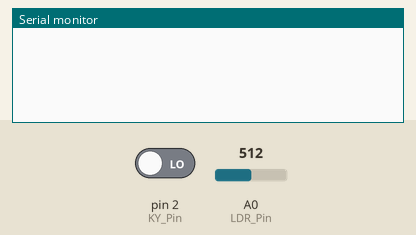
Simulated run of this sketch. Board: Arduino Uno, built with avr-gcc and run on an emulated ATmega328P. Parts: the last lines printed to the serial monitor. The test bench sets the inputs (shaded band); at power-on: pin 2 (KY_Pin) LOW, A0 (LDR_Pin) = 512.

Above: at 1.2 s.
1.3 s: pin 2 (KY_Pin) driven HIGH
At 2.4 s:
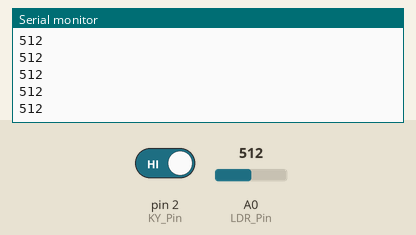
3.2 s: A0 (LDR_Pin) set to 716
At 4.3 s:
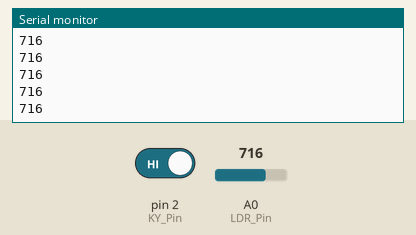
4.7 s: A0 (LDR_Pin) set to 900
At 5.8 s:
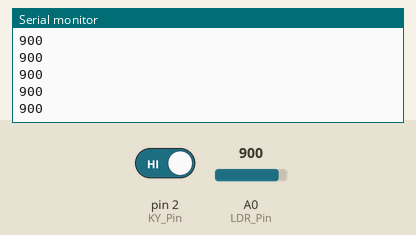
Timing chart, 0 to 7.7 s (numbered marks = the images above; inputs shaded):
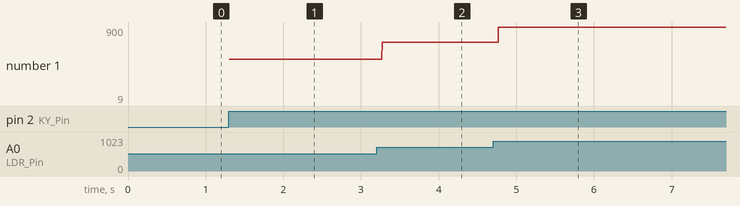

Measured:
- after the input at 1.3 s, the serial monitor: prints a new line at once (image 1)
- after the input at 3.2 s, the serial monitor: prints a new line after 0.07 s (image 2)
- after the input at 4.7 s, the serial monitor: prints a new line after 0.07 s (image 3)
- plotted number 1: 512 → 716 after the input at 3.2 s, 716 → 9 after the input at 4.7 s

The sketch:

bayes_luz_sonido.ino
```cpp
int LDR_Pin = A0; // Entrada al LDR
int LDR_Value = 0; // Lectura del LDR
int KY_Pin = 2; // Entrada al LDR
int KY_Value = 0; // Lectura del LDR
int t1=0;
int t2=0;

void setup() {
  Serial.begin(9600); // Velocidad y puerto
  pinMode( LDR_Pin, INPUT) ;
  pinMode( KY_Pin, INPUT) ;

}

void loop() {
  KY_Value = digitalRead(KY_Pin); // Lectura analógica de LDR
  if (KY_Value==HIGH){//Si detectamos sonido
    t1=millis();
    t2=millis();

    while (t2-t1<3000){//Vamos a ver por 3 segs
      LDR_Value = analogRead(LDR_Pin); // Lectura analógica de LDR
      Serial.println(LDR_Value); //Impresión de las lecturas
      t2=millis();//Actualizamos t2
    }
  }
  delay(100); //100 ms

}
```
